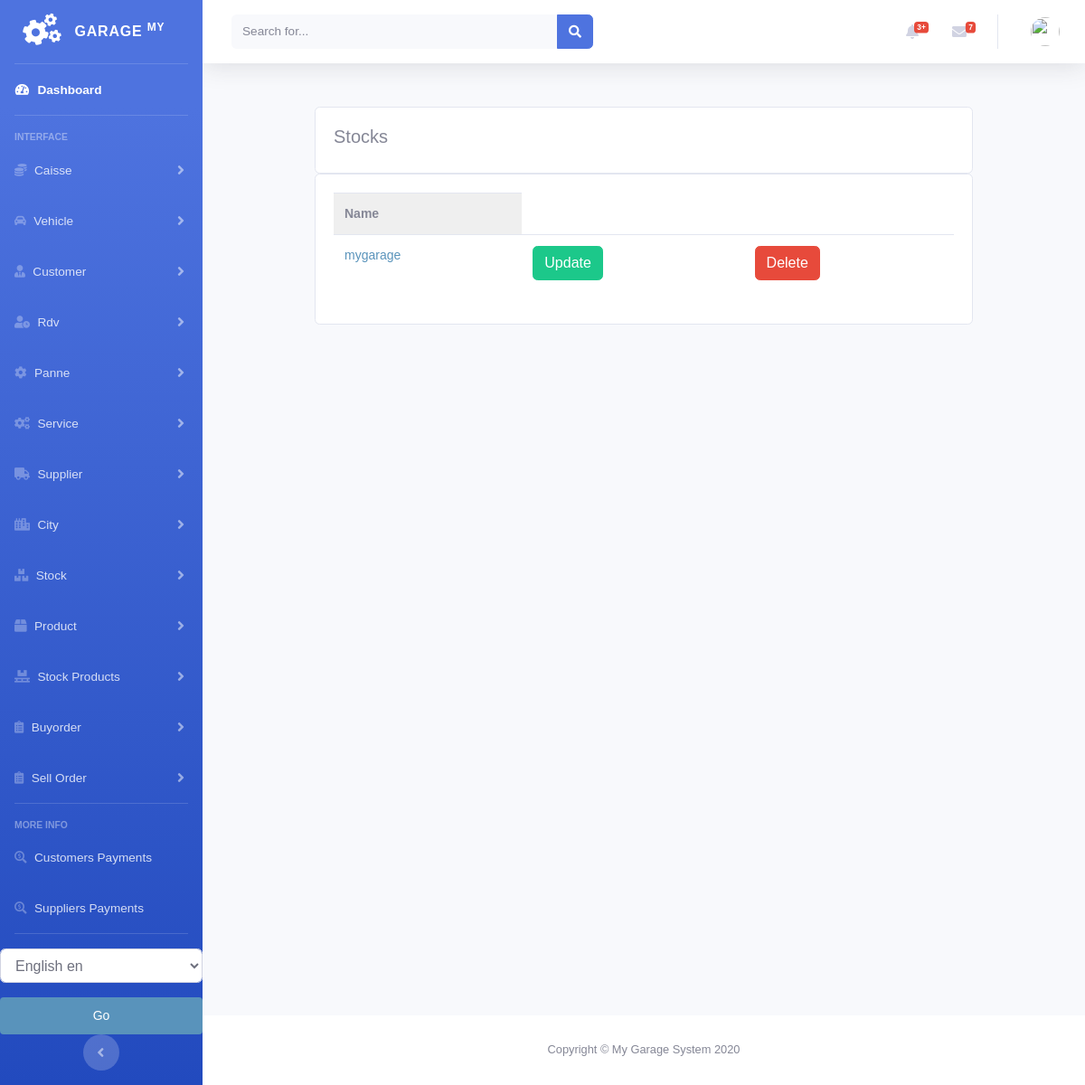
/stock/stock_list, run on an earlier commit of the app's database.
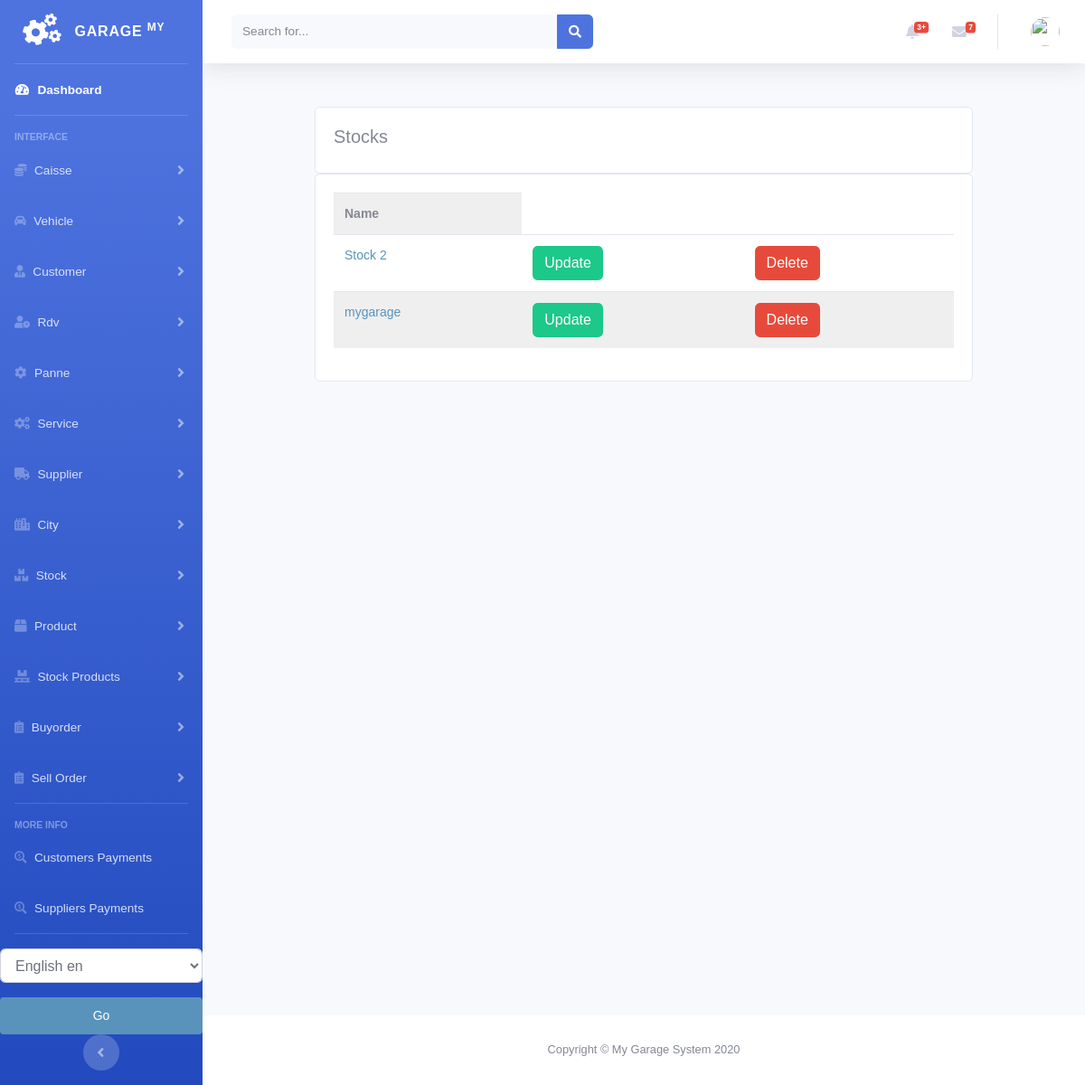
And on a later commit of the database.
### stock/models.py (models this page shows, shortened)
class Stock(models.Model):
    name = models.CharField(max_length=250, null=True)
    class Meta:
        ordering = ('name',)
        verbose_name = 'stock'
        verbose_name_plural = 'stocks'

### stock/views.py (the view)
# urls.py: path('stock_list', views.stock_list, name='stock_list'),
def stock_list(request):
    stocks = Stock.objects.all()
    context = {
        'stocks': stocks,
    }
    return render(request, 'stock/list_stock.html', context)

### stock/templates/stock/list_stock.html
{% extends 'home.html' %}
{% load static %}
{% load i18n %}
{% block content %}
<br>
<div class="container">
    <div class="row">
    <div class="col-md">
        <div class="card card-body">
            <h5>{% trans "Stocks" %}</h5>
        </div>
        <div class="card card-body">
            <table class="table">
                <tr>
                    <th>{% trans "Name" %}</th>
                </tr>
                {% for stock in stocks %}
                <tr>
                    <td>
                        <a href="{% url 'stock:stockproduct_list' stock.id %}">
                            {{stock.name}}
                        </a>
                   </td>
                    <td>
                        <a class="btn btn-success " href="{% url 'stock:update_stock' stock.id %}">{% trans "Update" %}</a>
                    </td>
                    <td>
                        <a class="btn btn-danger " href="{% url 'stock:delete_stock' stock.id %}">{% trans "Delete" %}</a>
                    </td>
                </tr>
                {% endfor %}
            </table>
        </div>
    </div>
</div>
</div>
{% endblock %}

What changed in the data, as far as the page shows it:
added Stock: name "Stock 2"
